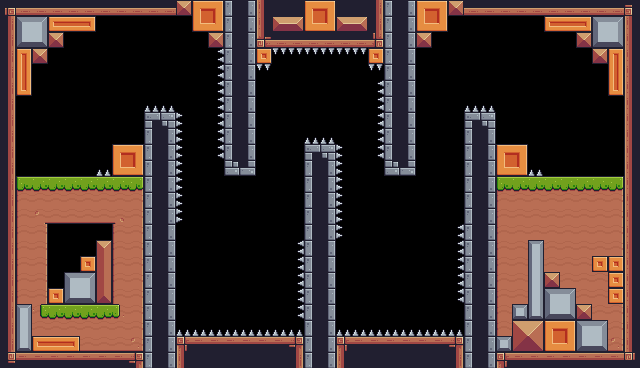

The image is a tile-based game level rendered from a .tmx file. Its description and source (layers, tilesets, objects; grid data summarised) follow:
An orthogonal 40x23 tile map with 16x16 px tiles, 5 tile layers (StaticTiles, SpikeTilesBottom, SpikeTilesRight, SpikeTilesLeft, ...), 4 tilesets and 31 objects (28x Melon, 2x Arrow, Player).

<map version="1.5" tiledversion="1.7.2" orientation="orthogonal" renderorder="right-down" width="40" height="23" tilewidth="16" tileheight="16" infinite="0" nextlayerid="9" nextobjectid="38">
 <tileset firstgid="1" source="TileSets/Terrain (16x16).tsx" />
 <tileset firstgid="243" source="TileSets/Player.tsx" />
 <tileset firstgid="244" source="TileSets/Fruits.tsx" />
 <tileset firstgid="249" source="TileSets/DamageTiles.tsx" />
 <layer id="1" name="StaticTiles" width="40" height="23">
  <data>[920 cells, 486 non-empty, 60 distinct tile ids]</data>
 </layer>
 <layer id="4" name="SpikeTilesBottom" width="40" height="23">
  <data>[920 cells, 24 non-empty, 1 distinct tile ids]</data>
 </layer>
 <layer id="7" name="SpikeTilesRight" width="40" height="23">
  <data>[920 cells, 13 non-empty, 1 distinct tile ids]</data>
 </layer>
 <layer id="8" name="SpikeTilesLeft" width="40" height="23">
  <data>[920 cells, 22 non-empty, 1 distinct tile ids]</data>
 </layer>
 <layer id="6" name="SpikeTilesTop" width="40" height="23">
  <data>[920 cells, 8 non-empty, 1 distinct tile ids]</data>
 </layer>
 <objectgroup id="2" name="Player">
  <object id="1" name="Player" gid="243" x="32" y="128" width="32" height="32" />
 </objectgroup>
 <objectgroup id="5" name="Traps">
  <object id="3" name="Traps" type="Arrow" gid="250" x="231" y="305" width="18" height="18" />
  <object id="4" name="Traps" type="Arrow" gid="250" x="391" y="305" width="18" height="18" />
 </objectgroup>
 <objectgroup id="3" name="Fruits">
  <object id="2" name="Fruits" type="Melon" gid="246" x="112" y="144" width="32" height="32" />
  <object id="11" name="Fruits" type="Melon" gid="246" x="272" y="240" width="32" height="32" />
  <object id="12" name="Fruits" type="Melon" gid="246" x="272" y="208" width="32" height="32" />
  <object id="13" name="Fruits" type="Melon" gid="246" x="272" y="176" width="32" height="32" />
  <object id="14" name="Fruits" type="Melon" gid="246" x="256" y="144" width="32" height="32" />
  <object id="15" name="Fruits" type="Melon" gid="246" x="272" y="112" width="32" height="32" />
  <object id="16" name="Fruits" type="Melon" gid="246" x="304" y="96" width="32" height="32" />
  <object id="17" name="Fruits" type="Melon" gid="246" x="336" y="112" width="32" height="32" />
  <object id="18" name="Fruits" type="Melon" gid="246" x="352" y="144" width="32" height="32" />
  <object id="19" name="Fruits" type="Melon" gid="246" x="336" y="256" width="32" height="32" />
  <object id="37" name="Fruits" type="Melon" gid="246" x="176" y="256" width="32" height="32" />
  <object id="20" name="Fruits" type="Melon" gid="246" x="336" y="288" width="32" height="32" />
  <object id="36" name="Fruits" type="Melon" gid="246" x="176" y="288" width="32" height="32" />
  <object id="21" name="Fruits" type="Melon" gid="246" x="336" y="320" width="32" height="32" />
  <object id="35" name="Fruits" type="Melon" gid="246" x="176" y="320" width="32" height="32" />
  <object id="22" name="Fruits" type="Melon" gid="246" x="432" y="224" width="32" height="32" />
  <object id="23" name="Fruits" type="Melon" gid="246" x="432" y="192" width="32" height="32" />
  <object id="24" name="Fruits" type="Melon" gid="246" x="432" y="160" width="32" height="32" />
  <object id="25" name="Fruits" type="Melon" gid="246" x="416" y="112" width="32" height="32" />
  <object id="26" name="Fruits" type="Melon" gid="246" x="432" y="80" width="32" height="32" />
  <object id="27" name="Fruits" type="Melon" gid="246" x="464" y="64" width="32" height="32" />
  <object id="28" name="Fruits" type="Melon" gid="246" x="496" y="80" width="32" height="32" />
  <object id="29" name="Fruits" type="Melon" gid="246" x="512" y="112" width="32" height="32" />
  <object id="30" name="Fruits" type="Melon" gid="246" x="528" y="160" width="32" height="32" />
  <object id="31" name="Fruits" type="Melon" gid="246" x="544" y="176" width="32" height="32" />
  <object id="32" name="Fruits" type="Melon" gid="246" x="560" y="160" width="32" height="32" />
  <object id="33" name="Fruits" type="Melon" gid="246" x="576" y="176" width="32" height="32" />
  <object id="34" name="Fruits" type="Melon" gid="246" x="592" y="160" width="32" height="32" />
 </objectgroup>
</map>
